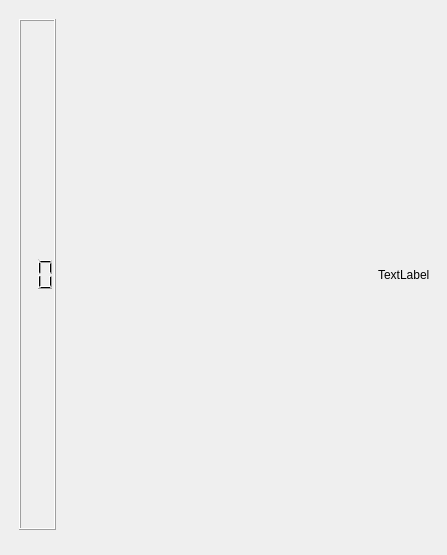
<?xml version="1.0" encoding="UTF-8"?>
<ui version="4.0">
 <class>card</class>
 <widget class="QWidget" name="card">
  <property name="geometry">
   <rect>
    <x>0</x>
    <y>0</y>
    <width>447</width>
    <height>555</height>
   </rect>
  </property>
  <property name="windowTitle">
   <string>Form</string>
  </property>
  <widget class="QWidget" name="verticalLayoutWidget">
   <property name="geometry">
    <rect>
     <x>19</x>
     <y>19</y>
     <width>411</width>
     <height>511</height>
    </rect>
   </property>
   <layout class="QVBoxLayout" name="verticalLayout">
    <item>
     <layout class="QHBoxLayout" name="horizontalLayout">
      <item>
       <widget class="QLCDNumber" name="srLCD">
        <property name="digitCount">
         <number>2</number>
        </property>
       </widget>
      </item>
      <item>
       <spacer name="horizontalSpacer">
        <property name="orientation">
         <enum>Qt::Horizontal</enum>
        </property>
        <property name="sizeHint" stdset="0">
         <size>
          <width>40</width>
          <height>20</height>
         </size>
        </property>
       </spacer>
      </item>
      <item>
       <widget class="QLabel" name="nameLabel">
        <property name="text">
         <string>TextLabel</string>
        </property>
       </widget>
      </item>
     </layout>
    </item>
    <item>
     <layout class="QVBoxLayout" name="groupBox"/>
    </item>
   </layout>
  </widget>
 </widget>
 <resources/>
 <connections/>
</ui>
